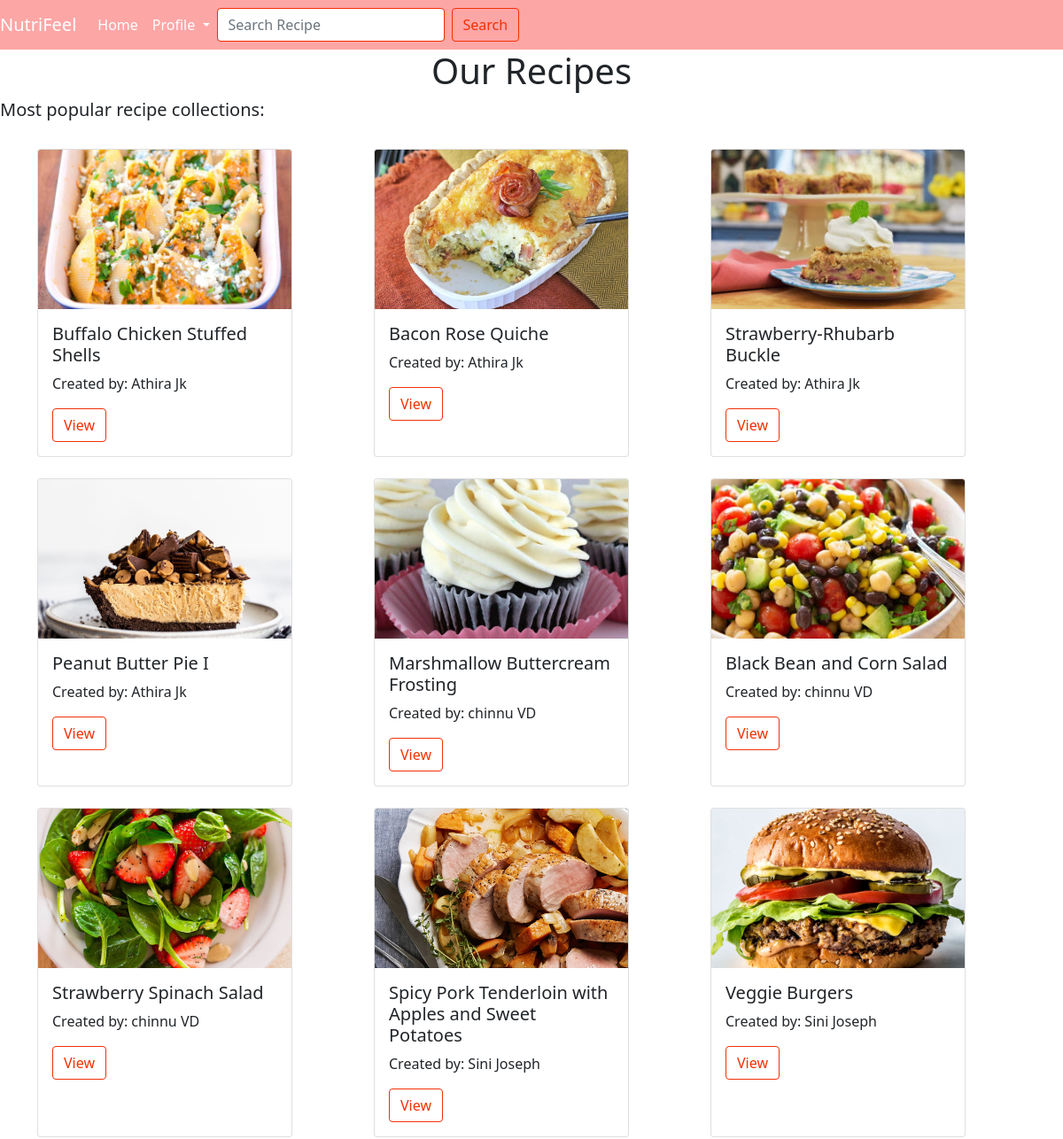
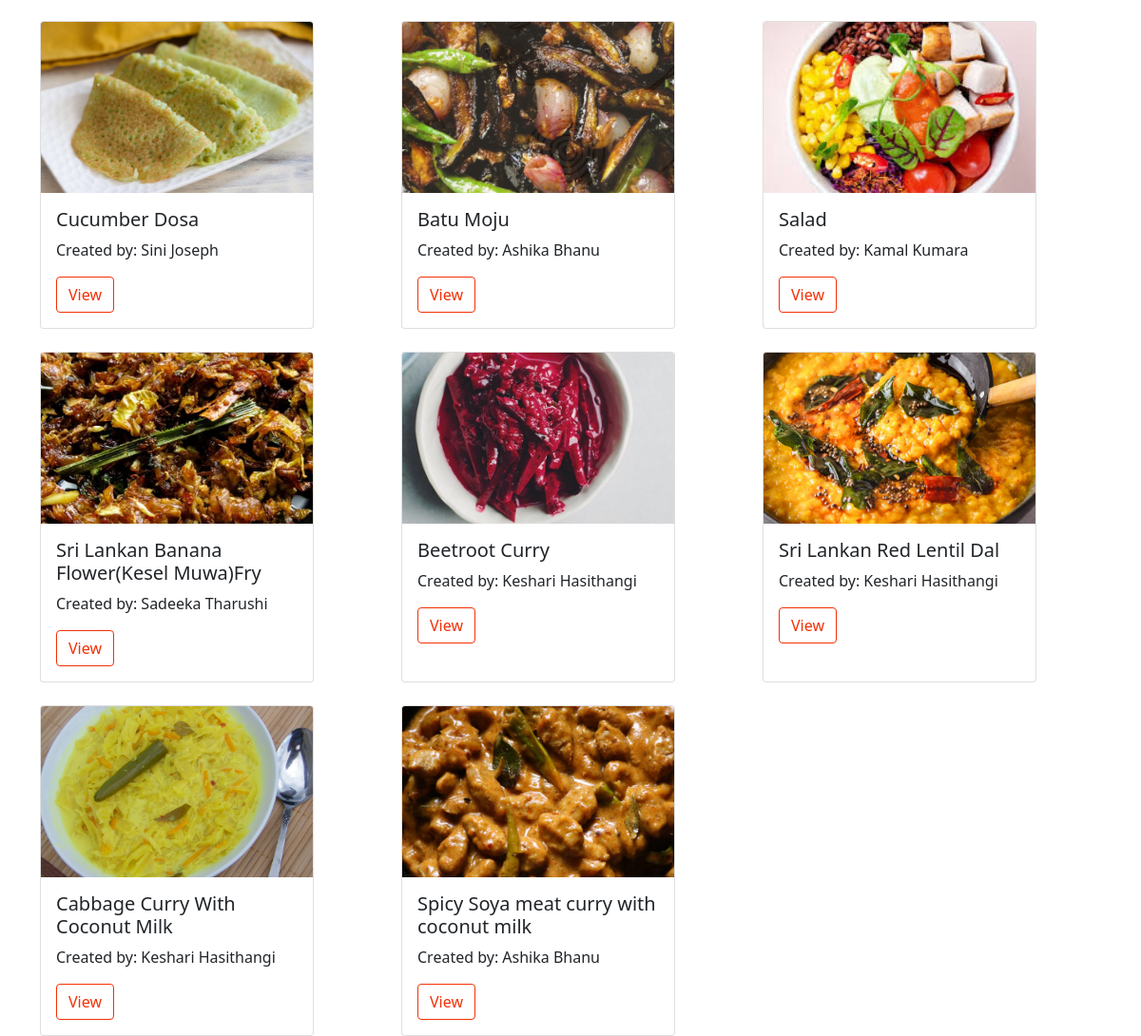
Page /myrecipe/ on the committed database (2 pictures, top to bottom).
### recipes/models.py (models this page shows, shortened)
class recipe(models.Model):
    recipe_name = models.CharField(max_length=120)
    ingredient = models.CharField(max_length=600)
    category = models.CharField(max_length=120)
    recipe_pic = models.ImageField(upload_to="images")
    How_to_make = models.CharField(max_length=600)
    created_by = models.ForeignKey(to=User,on_delete=models.CASCADE)

### home/views.py (the view)
# urls.py: 2. Add a URL to urlpatterns:  path('', Home.as_view(), name='home')
class Home(TemplateView):
    context = {}
    template_name = 'home/home.html'
    def get(self, request, *args, **kwargs):
        user = request.user.id
        if user:
            return redirect('userhome')
        data = recipe.objects.all()
        self.context['data'] = data
        return render(request,self.template_name , self.context)

### home/templates/home/home.html (shortened to what this page needs)
<!DOCTYPE html>
<html lang="en">
<head>
    <link href="https://cdn.jsdelivr.net/npm/bootstrap@5.0.0-beta3/dist/css/bootstrap.min.css" rel="stylesheet">
    {% load static %}
    <link rel="stylesheet" href="{% static 'home/css/home.css' %}">
</head>
<body>
{% include 'home/nav.html' %}
<h1 class="text-center">Our Recipes</h1>
<h5>Most popular recipe collections:</h5>
{% include 'home/card.html' %}
</body>
</html>

### home/templates/home/card.html
<div class="container">
  <div class="row row-cols-1 row-cols-md-3 g-4">
  {% for obj in data %}
    {% if obj.created_by == request.user %}
      <div class="col-3">
        <div class="card h-100" style="width: 18rem;">
          <img src="/{{obj.recipe_pic}}" class="card-img-top" alt="...">
          <div class="card-body">
            <h5 class="card-title">{{obj.recipe_name}}</h5>
            <p class="card-text">Created by: {{obj.created_by.first_name}} {{obj.created_by.last_name}}</p>
            <a href="{% url 'viewrecipe' obj.pk %}" class="btn btn-outline-success" id="bt1">View</a>
            <a href="{% url 'editrecipe' obj.pk %}" class="btn btn-outline-success" id="bt2">Edit</a>
            <a href="{% url 'deleterecipe' obj.pk %}" class="btn btn-outline-success" id="bt3">Delete</a>
          </div>
        </div>
      </div>
    {% else %}
      <div class="col-3">
        <div class="card h-100" style="width: 18rem;">
          <img src="/{{obj.recipe_pic}}" class="card-img-top" alt="...">
          <div class="card-body">
            <h5 class="card-title">{{obj.recipe_name}}</h5>
            <p class="card-text">Created by: {{obj.created_by.first_name}} {{obj.created_by.last_name}}</p>
            <a href="{% url 'viewrecipe' obj.id %}" class="btn btn-outline-success" id="bt">View</a>
          </div>
        </div>
      </div>
    {% endif %}
  {% endfor %}
  </div>
</div>

### home/static/home/css/home.css (style rules this page uses)
.container { position: relative; padding-top:2% }
.btn-outline-success, .btn-outline-success:focus, .btn-outline-success:active, .btn-outline-success:hover { color: #F23005!important ; border-color: #F23005 !important; }
.card-img-top { width: 100%; height: 15vw; object-fit: cover; }

### rows in the picture
recipe: recipe_pic (picture), recipe_name "Buffalo Chicken Stuffed Shells", created_by.first_name "Athira", created_by.last_name "Jk"
recipe: recipe_pic (picture), recipe_name "Bacon Rose Quiche", created_by.first_name "Athira", created_by.last_name "Jk"
recipe: recipe_pic (picture), recipe_name "Strawberry-Rhubarb Buckle", created_by.first_name "Athira", created_by.last_name "Jk"
recipe: recipe_pic (picture), recipe_name "Peanut Butter Pie I", created_by.first_name "Athira", created_by.last_name "Jk"
recipe: recipe_pic (picture), recipe_name "Marshmallow Buttercream Frosting", created_by.first_name "chinnu", created_by.last_name "VD"
recipe: recipe_pic (picture), recipe_name "Black Bean and Corn Salad", created_by.first_name "chinnu", created_by.last_name "VD"
recipe: recipe_pic (picture), recipe_name "Strawberry Spinach Salad", created_by.first_name "chinnu", created_by.last_name "VD"
recipe: recipe_pic (picture), recipe_name "Spicy Pork Tenderloin with Apples and Sweet Potatoes", created_by.first_name "Sini", created_by.last_name "Joseph"
recipe: recipe_pic (picture), recipe_name "Veggie Burgers", created_by.first_name "Sini", created_by.last_name "Joseph"
recipe: recipe_pic (picture), recipe_name "Cucumber Dosa", created_by.first_name "Sini", created_by.last_name "Joseph"
recipe: recipe_pic (picture), recipe_name "Batu Moju", created_by.first_name "Ashika", created_by.last_name "Bhanu"
recipe: recipe_pic (picture), recipe_name "Salad", created_by.first_name "Kamal", created_by.last_name "Kumara"
recipe: recipe_pic (picture), recipe_name "Sri Lankan Banana Flower(Kesel Muwa)Fry", created_by.first_name "Sadeeka", created_by.last_name "Tharushi"
recipe: recipe_pic (picture), recipe_name "Beetroot Curry", created_by.first_name "Keshari", created_by.last_name "Hasithangi"
recipe: recipe_pic (picture), recipe_name "Sri Lankan Red Lentil Dal", created_by.first_name "Keshari", created_by.last_name "Hasithangi"
recipe: recipe_pic (picture), recipe_name "Cabbage Curry With Coconut Milk", created_by.first_name "Keshari", created_by.last_name "Hasithangi"
recipe: recipe_pic (picture), recipe_name "Spicy Soya meat curry with coconut milk", created_by.first_name "Ashika", created_by.last_name "Bhanu"
